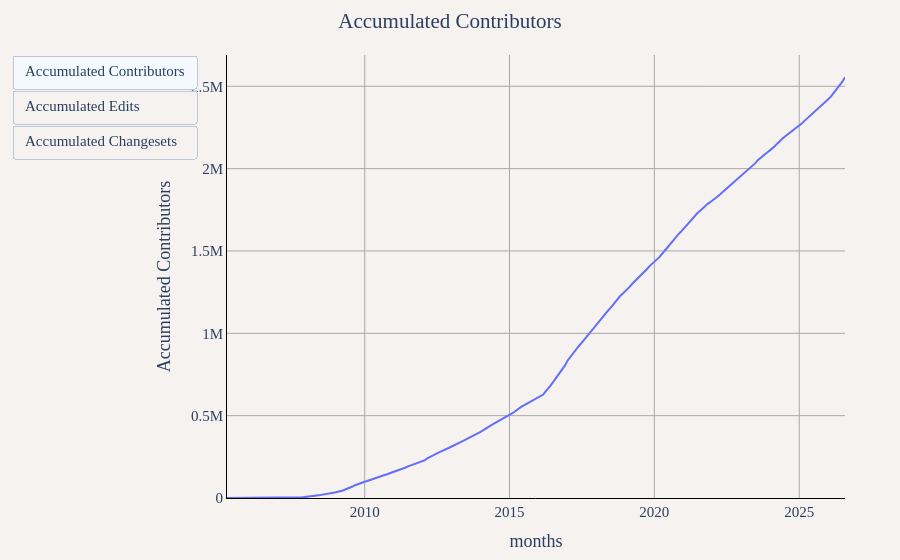

Source (notebook cell):
### Markdown cell above
## Accumulated Contributors, Edits and Changesets Each Month

### Code cell
util.show_figure(
    [
        util.FigureConfig(
            title="Accumulated Contributors",
            label="Accumulated Contributors",
            x_col="months",
            y_col="Accumulated Contributors",
            query_or_df=df,
        ),
        util.FigureConfig(
            title="Accumulated Edits",
            label="Accumulated Edits",
            x_col="months",
            y_col="Accumulated Edits",
            query_or_df=df,
        ),
        util.FigureConfig(
            title="Accumulated Changesets",
            label="Accumulated Changesets",
            x_col="months",
            y_col="Accumulated Changesets",
            query_or_df=df,
        ),
    ]
)

### Figure 1 — Plotly figure (JSON) as saved in the notebook; plotly's stock layout.template omitted (floating-point values rounded to 4 significant figures; data arrays with more than 128 entries replaced by an {"elided": "..."} marker saying what was removed)
{"data": [{"hovertemplate": "Accumulated Contributors<br>%{x}<br>%{y:,} Accumulated Contributors<extra></extra>", "name": "Accumulated Contributors", "type": "scatter", "visible": true, "x": {"elided": "257 str values"}, "y": {"elided": "257 float values"}}, {"hovertemplate": "Accumulated Contributors<br>%{x}<br>%{y:,} Accumulated Edits<extra></extra>", "name": "Accumulated Contributors", "type": "scatter", "visible": false, "x": {"elided": "257 str values"}, "y": {"elided": "257 float values"}}, {"hovertemplate": "Accumulated Contributors<br>%{x}<br>%{y:,} Accumulated Changesets<extra></extra>", "name": "Accumulated Contributors", "type": "scatter", "visible": false, "x": {"elided": "257 str values"}, "y": {"elided": "257 float values"}}], "layout": {"barmode": "stack", "font": {"family": "Times", "size": 15}, "margin": {"b": 55, "l": 55, "r": 55, "t": 55}, "paper_bgcolor": "#f5f2f0", "plot_bgcolor": "#f5f2f0", "title": {"text": "Accumulated Contributors", "x": 0.5}, "updatemenus": [{"buttons": [{"args": [{"visible": [true, false, false]}, {"title.text": "Accumulated Contributors", "xaxis.title.text": "months", "yaxis.title.text": "Accumulated Contributors"}], "label": "Accumulated Contributors", "method": "update"}, {"args": [{"visible": [false, true, false]}, {"title.text": "Accumulated Edits", "xaxis.title.text": "months", "yaxis.title.text": "Accumulated Edits"}], "label": "Accumulated Edits", "method": "update"}, {"args": [{"visible": [false, false, true]}, {"title.text": "Accumulated Changesets", "xaxis.title.text": "months", "yaxis.title.text": "Accumulated Changesets"}], "label": "Accumulated Changesets", "method": "update"}], "type": "buttons"}], "xaxis": {"gridcolor": "darkgray", "linecolor": "black", "showgrid": true, "tickcolor": "black", "title": {"text": "months"}, "zerolinecolor": "darkgray"}, "yaxis": {"gridcolor": "darkgray", "linecolor": "black", "rangemode": "tozero", "showgrid": true, "tickcolor": "black", "title": {"text": "Accumulated Contributors"}, "zerolinecolor": "darkgray"}}}
